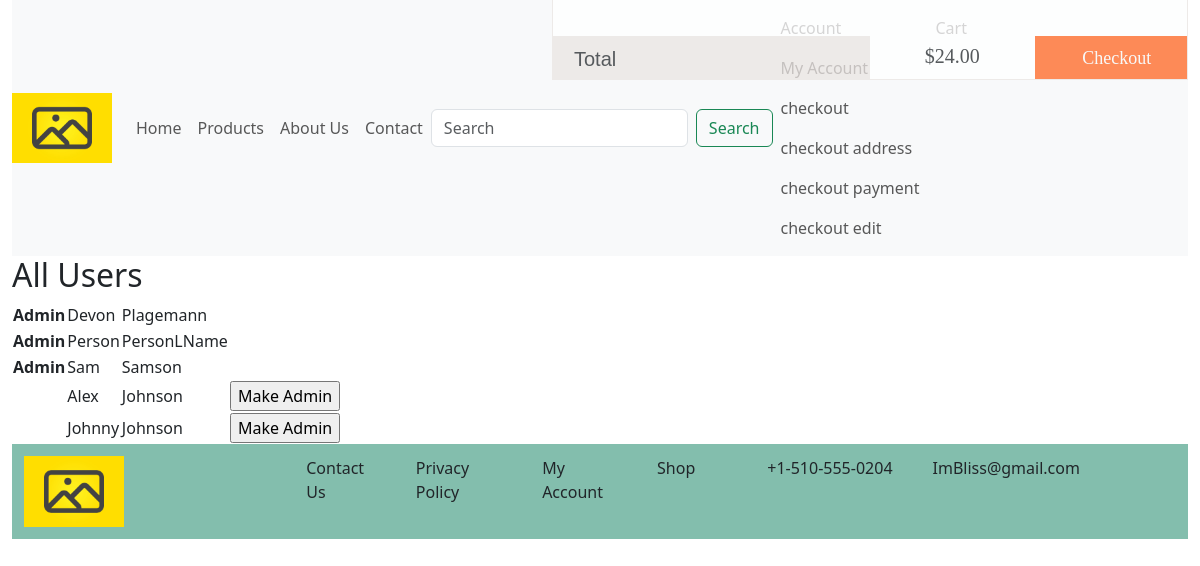
Before: /pages/admin-user-list.php (signed in) with the older database file.
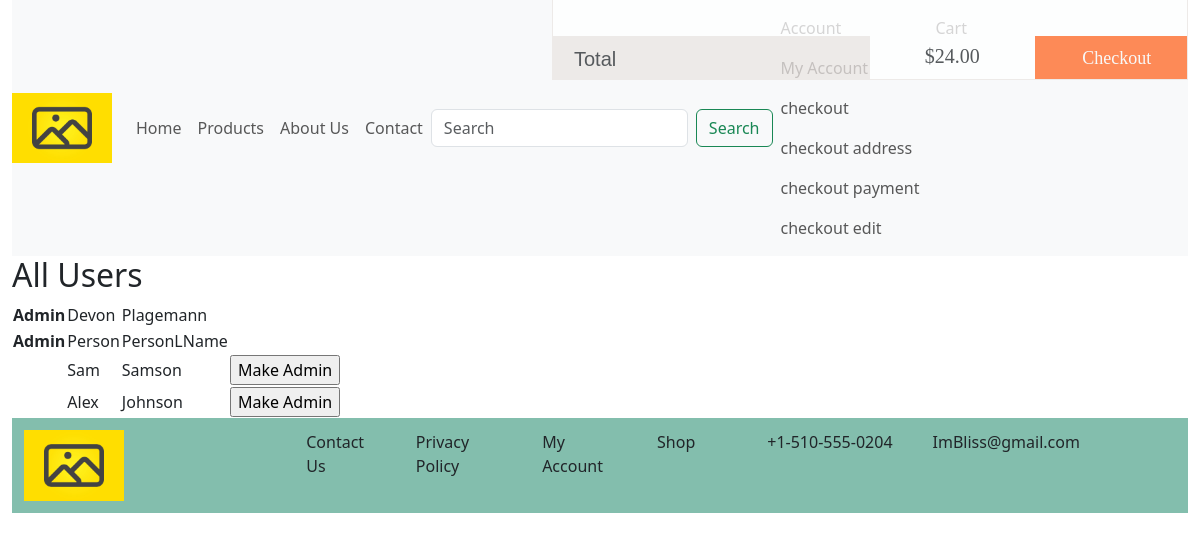
After: the same page with the newer database file.
### tables this page shows
CREATE TABLE `user` (
  `user_id` int(11) NOT NULL,
  `user_first_name` varchar(125) NOT NULL,
  `user_last_name` varchar(125) NOT NULL,
  `user_email` varchar(125) NOT NULL,
  `user_password` varchar(125) NOT NULL,
  `user_admin` tinyint(1) DEFAULT NULL,
  `user_street_address` varchar(255) DEFAULT NULL,
  `user_city` varchar(255) DEFAULT NULL,
  `user_state` varchar(255) DEFAULT NULL,
  `user_zip_code` varchar(255) DEFAULT NULL
);

### src/php/function-helpers.php (called while the page is built)
<?php
function getDirLevel (int $level) {
    return str_repeat("../", (int)$level);
}

### pages/admin-user-list.php (the view, shortened to what this page needs)
            <?php
    require_once("../src/php/connect-db.php");
    $sql = "SELECT * FROM user";
    $statement = $db->prepare($sql);
    if($statement->execute()){
        $userID = $statement->fetchAll();
    }else{
        $userMessage = "<h3>Error retrieving users.</h3>";
    }
?>
<!DOCTYPE html>
<html lang="en">
<head>
    <?php
    include ("../src/php/function-helpers.php");     ?>
    <?php
    $dirLevel = getDirLevel(1);    ?>
</head>
<body class="container-fluid">
    <?php include("../pages/partial/nav.php"); ?>
    <?php
    include ("../pages/partial/cart.php");  ?>
    <main>
        <h2>All Users</h2>
        <table>
        <?php
            foreach($userID as $u){
                ?>
                <tr>
                <td style="font-weight: bold;"><?php
                        if($u["user_admin"] == 1){
                            echo "Admin";
                        }
                    ?></td>
                <td><?php echo $u["user_first_name"]; ?></td>
                <td><?php echo $u["user_last_name"]; ?></td>
                <td>
                    <?php
                        if($u["user_admin"] != 1){
                            ?>
                                <form action="../profile/process/process-admin-update-user.php" method="POST">
                                    <input type="submit" value="Make Admin">
                                </form>
                            <?php
                        }
                    ?>
                </td>
                </tr>
                <?php
            }
        ?>
        </table>
    </main>
</body>
</html>

### pages/partial/nav.php (shortened to what this page needs)
<?php
    if (isset($_SESSION["logged_in"]) && $_SESSION["logged_in"] == true){
        $userLoggedIn = true;
    } else {
        $username = "Not Logged In";
        $userLoggedIn = false;
    }
?>
<nav class="navbar navbar-expand-lg navbar-light bg-light">
  <a class="navbar-brand" href="#">
    <img src="../images/main/test-image.jpeg" class="test-img" />
  </a>
  <div class="collapse navbar-collapse" id="navbarNav">
    <ul class="navbar-nav">
      <li class="nav-item">
        <a class="nav-link" href="index.php">Home</a>
      </li>
      <li class="nav-item">
        <a class="nav-link" href="product-page.php">Products</a>
      </li>
      <li class="nav-item">
        <a class="nav-link" href="#">About Us</a>
      </li>
      <li class="nav-item">
        <a class="nav-link" href="#">Contact</a>
      </li>
    </ul>
    <form class="d-flex">
      <input
        class="form-control me-2"
        type="search"
        placeholder="Search"
        aria-label="Search"
      />
      <button class="btn btn-outline-success" type="submit">Search</button>
    </form>
    <ul class="navbar-nav">
      <li class="nav-item">
        <a class="nav-link" href="#">Account</a>
        <?php
            if($userLoggedIn){
                ?>
                    <a class="nav-link" href="account.php">My Account</a>
                <?php
            }else{
                ?>
                    <a class="nav-link" href="sign-up.php">Register</a>
                    <a class="nav-link" href="login.php">Login</a>
                <?php
            }
        ?>
        <a class="nav-link" href="checkout.php">checkout</a>
        <a class="nav-link" href="checkout-address.php">checkout address</a>
        <a class="nav-link" href="checkout-payment.php">checkout payment</a>
        <a class="nav-link" href="checkout-edit.php">checkout edit</a>
      </li>
      <li class="nav-item">
        <a class="nav-link" href="#">Cart</a>
      </li>
    </ul>
  </div>
</nav>

### pages/partial/cart.php (shortened to what this page needs)
<link rel="stylesheet" href="<?php echo $dirLevel ?>theme/cart/cart.css">
<div class="row" id="cartRow">
    <div class="imbliss-cart-controlled-container" id="cartCollapse">
        <div class="d-flex justify-content-end">
            <div class="imbliss-cart-container">
                <div id="cartOverflow" class="cart">
                </div>
                <div class="row" id="imbliss-cart-footer-row">
                    <div class="col-sm-6" id="cart-footer">
                        <h3 id="totalFooterText">Total</h3>
                    </div>
                    <div class="col-sm-3" id="totalContainer">
                        <p id="subTotal">&dollar;24.00</p>
                    </div>
                    <button class="col-sm-3" id="checkOut">Checkout</button>
                </div>
            </div>
        </div>
    </div>
</div>

### theme/style.css (style rules this page uses)
:root { --background-color: #e0d9d9; }
body { margin: 0; padding: 0; }
footer { display: flex; background-color: #83bead; padding: 1%; bottom: 0px; margin: 0; }
#footer-logo { flex: 0 0 20%; }
#footer-links { flex: 0 0 40%; }
footer > * > ul { display: flex; }
footer > * > ul > li { list-style-type: none; margin: 0 20px; }
.test-img { width: 100px; }

### theme/cart/cart.css (style rules this page uses)
#cartRow { position: relative; top: -1000px; right: 0; float: right; display: block; opacity: 0.75; transition: top 0.5s ease, opacity 0.25s ease; max-height: 734px; }
#cartOverflow { height: 734px !important; width: 634px !important; overflow: scroll; overflow-x: hidden; }
.imbliss-cart-controlled-container #imbliss-cart-footer-row { height: 45px; bottom: -2px; position: relative; }
.imbliss-cart-controlled-container #imbliss-cart-footer-row #cart-footer { border: 1px solid var(--unnamed-color-eae4e2); background: #EAE4E2 0% 0% no-repeat padding-box; border: 1px solid #EAE4E2; opacity: 1; height: 43px; margin-bottom: 0 !important; display: flex; }
.imbliss-cart-controlled-container #imbliss-cart-footer-row #totalFooterText { font-family: "petersburg-web", sans-serif, monospace; text-align: left; height: 43px; font-size: 20px; margin-bottom: 0 !important; padding-left: 0 !important; position: relative; bottom: -10px; right: -20px; }
.imbliss-cart-controlled-container #imbliss-cart-footer-row #totalContainer { padding: 0; }
.imbliss-cart-controlled-container #imbliss-cart-footer-row #totalContainer #subTotal { text-align: center !important; font-family: "komet", serif, monospace; position: relative; margin: 0; font-size: 20px; bottom: -5px; }
.imbliss-cart-controlled-container #imbliss-cart-footer-row #checkOut { background-color: #FF6421; border: none; font-family: "komet", serif, monospace; font-size: 18px; color: #F9F8F7; }
.imbliss-cart-controlled-container .imbliss-cart-container { background: #FFFFFF 0% 0% no-repeat padding-box; border: 1px solid #EAE4E2; opacity: 1; position: fixed; transition: top 5s ease-in-out; overflow: hidden; }
.imbliss-cart-controlled-container .imbliss-cart-container #cartOverflow { height: 734px !important; }

Changed rows visible on the page:
removed user: user_first_name "Johnny", user_last_name "Johnson"
changed user "Sam": value (not shown) → "Make Admin"; no longer shows "Admin"
